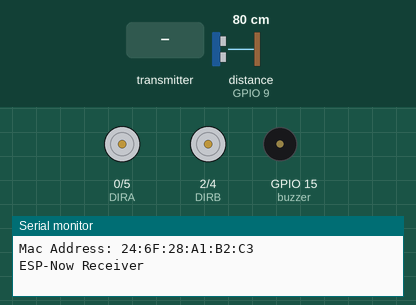
Simulated run of this sketch. Board: ESP8266 (NodeMCU). Parts: direction and speed pins drawn as motors (green arrow = direction pin HIGH = forward, orange = LOW = backward, longer = more drive), buzzer (waves = sounding), the last lines printed to the serial monitor. The test bench sets the inputs (shaded band); at power-on: distance to the obstacle (sensor on GPIO 9) 80 cm. The echo pulse lasts 58.3 µs per cm.

Above: at 1.6 s.
1.7 s: the transmitter starts sending button = 0
At 2.49 s:
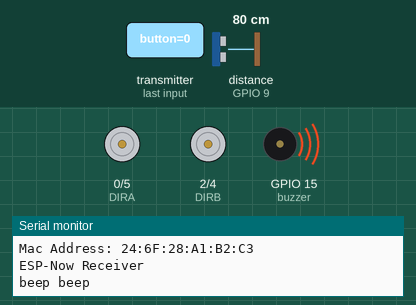
4.7 s: distance to the obstacle (sensor on GPIO 9) set to 22 cm
7.7 s: distance to the obstacle (sensor on GPIO 9) set to 18 cm
At 8.1 s:
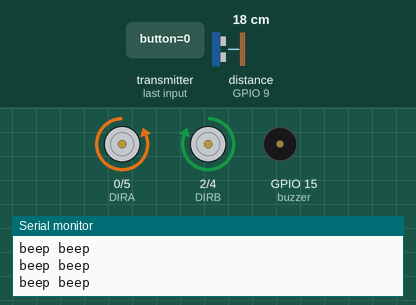
10.7 s: the transmitter starts sending valX = 0
At 11.6 s:
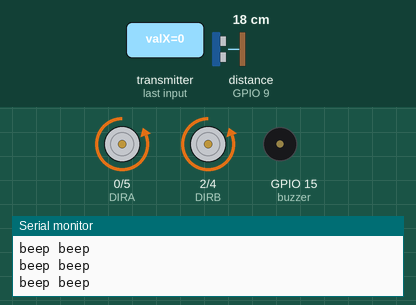
At 11.97 s:
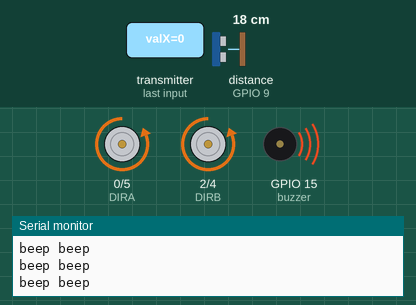
13.7 s: the transmitter starts sending valY = 0
16.7 s: the transmitter starts sending valX = 256
Timing chart, 0 to 20.7 s (numbered marks = the images above; inputs shaded):
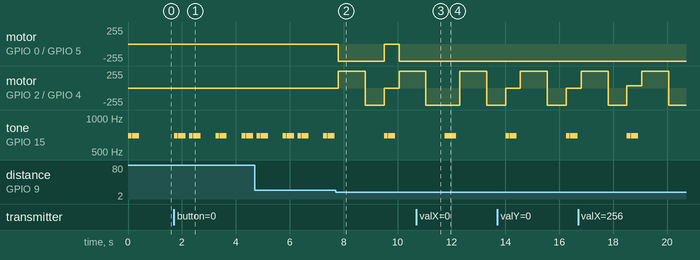

The sketch:

NodeMCUShield_HCSR04P_RCCar_Reciever.ino
```cpp
/*
    Board:  NodeMCU 1.0 (ESP-12E Module)

    Wire Motor A to left motor
    Wire Motor B to right motor
*/

#include <Arduino.h>
#include <ESP8266WiFi.h>
#include <espnow.h>
#include <Wire.h>

// Ultrasonic Sensor
#include <HCSR04.h>
// Initialize sensor to use digital pins 9 and 10.
int triggerPin = 10;
int echoPin = 9;
UltraSonicDistanceSensor distanceSensor(triggerPin, echoPin);

// Define User Types below here or use a .h file
//
#define DIRA 0  //D3
#define PWMA 5  //D1
#define DIRB 2  //D4
#define PWMB 4  //D2
#define CW 0
#define CCW 1

#define maxSpeed 255   // Max motor speed
#define deadBand 20   // Safe range to ignore round midpoint of joystick readings...
#define FORWARD 1
#define BACKWARD 2
#define LEDPIN BUILTIN_LED
// #define DEBUG

//  Global Variables
//
int dirMotorL = FORWARD;
int dirMotorR = FORWARD;
int motorSpeedL = 0;
int motorSpeedR = 0;
int speedDiff = 0;
const int valX_center = 1830;  // from testing the joystick center value
const int valY_center = 1830;
int full_range = 4095;  // full Joystick range from ESP32

typedef struct message {
  int valX;
  int valY;
  int button;
} message;

message myMessage;
bool newMessage = false;

// Define Functions below here or use other .ino or cpp files
//
void playmelody();

void onDataReceiver(uint8_t* mac, uint8_t* incomingData, uint8_t len) {
  //Serial.println("Message received.");
  newMessage = true;
  // Transform the incoming data into our message structure
  memcpy(&myMessage, incomingData, sizeof(myMessage));
}

// The setup() function runs once each time the micro-controller starts
void setup()
{
  Serial.begin(115200);

  // Setup ESPNOW
  WiFi.disconnect();
  ESP.eraseConfig();

  // Wifi STA Mode
  WiFi.mode(WIFI_STA);

  // Get Mac Add  uncomment for debug
  Serial.print("\n");
  Serial.print("Mac Address: ");
  Serial.print(WiFi.macAddress());
  Serial.println("\nESP-Now Receiver");

  // Initializing the ESP-NOW
  if (esp_now_init() != 0) {
    Serial.println("Problem during ESP-NOW init");
    return;
  }

  // Intialize ESPNow message
  myMessage.valX = valX_center;
  myMessage.valY = valY_center;
  myMessage.button = true;

  // Set ESPNow Role
  //esp_now_set_self_role(ESP_NOW_ROLE_SLAVE);
  //
  // Register the receiver callback function
  esp_now_register_recv_cb(onDataReceiver);

  // Setup Motor Sheild Pins
  pinMode(DIRA, OUTPUT);
  pinMode(PWMA, OUTPUT);
  pinMode(DIRB, OUTPUT);
  pinMode(PWMB, OUTPUT);

  // Play tone on power up
  playmelody();

  // turn on built in LED
  pinMode(LEDPIN, OUTPUT);
  digitalWrite(LEDPIN, LOW);

#ifdef DEBUG
  // plotter logo
  Serial.print(" ValY ValX Button ");
#endif // DEBUG

  //test ESPNOW messaging
  //myMessage.valY = 3000;
}

// Add the main program code into the continuous loop() function
void loop()
{
  // ultrasonic sensor
  double distance = distanceSensor.measureDistanceCm();
  // send sensor readings to serial port
  //Serial.print("Distance (cm):  "); Serial.println(distance);

  // take action if object is detected
  if (distance <= 20) {
    if (distance != -1) {  // ignore bad readings

      // move backward 1 sec
      digitalWrite(DIRA, CW);  //Left Motor CW for Reverse
      analogWrite(PWMA, maxSpeed);
      digitalWrite(DIRB, CCW);  //Right Motor CCW for Reverse
      analogWrite(PWMB, maxSpeed);
      delay(1000);

      // turn 0.7 sec
      digitalWrite(DIRA, CW);  //Left Motor CW for Reverse
      analogWrite(PWMA, maxSpeed);
      digitalWrite(DIRB, CW);  //Right Motor CCW for Reverse
      analogWrite(PWMB, maxSpeed);
      delay(700);  // adjust until ~180 turn is achieved
    }
  }

  // uncomment define DEBUG to run
#ifdef DEBUG
  if (newMessage == true) {
    Serial.print(myMessage.valY); Serial.print(" ");
    Serial.print(myMessage.valX); Serial.print(" ");
    Serial.print(myMessage.button * 1000); Serial.print("\n");
    newMessage = false;
  }
#endif // DEBUG

  // map joystick Y-axis to motor speed (deadband may not be needed since accounted for in sender)
  motorSpeedL = motorSpeedR = 0;
  if (myMessage.valY < (valY_center - deadBand)) {
    motorSpeedL = map(myMessage.valY, 0, valY_center, -maxSpeed, 0);
    motorSpeedR = motorSpeedL;
  }
  else if (myMessage.valY > (valY_center + deadBand)) {
    motorSpeedL = map(myMessage.valY, valY_center, full_range, 0, maxSpeed);
    motorSpeedR = motorSpeedL;
  }

  // determine speed difference in motors from joystick X-axis value
  speedDiff = 0;
  if (myMessage.valX < valX_center - deadBand) {
    speedDiff = map(myMessage.valX, 0, valX_center, -maxSpeed, 0);
  }
  else if (myMessage.valX > valX_center + deadBand) {
    speedDiff = map(myMessage.valX, valX_center, full_range, 0, maxSpeed);
  }

  // set Motor Speeds
  motorSpeedL += speedDiff;
  motorSpeedR -= speedDiff;

  dirMotorL = motorSpeedL < 0 ? BACKWARD : FORWARD;  //LEFT MOTOR_CH_A CCW IS FORWARD
  dirMotorR = motorSpeedR < 0 ? BACKWARD : FORWARD;  //RIGHT MOTOR_CH_B CW IS FORWARD

  // limit Motor Speeds to max value allowed
  motorSpeedL = abs(motorSpeedL);
  motorSpeedR = abs(motorSpeedR);
  if (motorSpeedL > maxSpeed) motorSpeedL = maxSpeed;
  if (motorSpeedR > maxSpeed) motorSpeedR = maxSpeed;

  // set Left motor speed & direction
  //dirMotorL == FORWARD ? M1.setmotor(_CCW, motorSpeedL) : M1.setmotor(_CW, motorSpeedL);
  if (dirMotorL == FORWARD) {
    digitalWrite(DIRA, CCW);  //Left Motor CCW for Forward
    analogWrite(PWMA, motorSpeedL);
  }
  else {
    digitalWrite(DIRA, CW);  //Left Motor CW for Reverse
    analogWrite(PWMA, motorSpeedL);
  }

  // set Right motor speed & direction
  //dirMotorR == FORWARD ? M2.setmotor(_CW, motorSpeedR) : M2.setmotor(_CCW, motorSpeedR);
  if (dirMotorR == FORWARD) {
    digitalWrite(DIRB, CW);  //Right Motor CW for Forward
    analogWrite(PWMB, motorSpeedR);
  }
  else {
    digitalWrite(DIRB, CCW);  //Right Motor CCW for Reverse
    analogWrite(PWMB, motorSpeedR);
  }

  // beep on button push
  if (myMessage.button == false) {
    playmelody();
    Serial.println("beep beep");
    myMessage.button = true;
  }

  delay(100); //update @ 20Hz

}
```

notes.ino
```cpp
/*
  Tetris theme - (Korobeiniki)
  Connect a piezo buzzer or speaker to pin 11 or select a new pin.
  More songs available at https://github.com/robsoncouto/arduino-songs

                                             Robson Couto, 2019
*/

#define NOTE_B0  31
#define NOTE_C1  33
#define NOTE_CS1 35
#define NOTE_D1  37
#define NOTE_DS1 39
#define NOTE_E1  41
#define NOTE_F1  44
#define NOTE_FS1 46
#define NOTE_G1  49
#define NOTE_GS1 52
#define NOTE_A1  55
#define NOTE_AS1 58
#define NOTE_B1  62
#define NOTE_C2  65
#define NOTE_CS2 69
#define NOTE_D2  73
#define NOTE_DS2 78
#define NOTE_E2  82
#define NOTE_F2  87
#define NOTE_FS2 93
#define NOTE_G2  98
#define NOTE_GS2 104
#define NOTE_A2  110
#define NOTE_AS2 117
#define NOTE_B2  123
#define NOTE_C3  131
#define NOTE_CS3 139
#define NOTE_D3  147
#define NOTE_DS3 156
#define NOTE_E3  165
#define NOTE_F3  175
#define NOTE_FS3 185
#define NOTE_G3  196
#define NOTE_GS3 208
#define NOTE_A3  220
#define NOTE_AS3 233
#define NOTE_B3  247
#define NOTE_C4  262
#define NOTE_CS4 277
#define NOTE_D4  294
#define NOTE_DS4 311
#define NOTE_E4  330
#define NOTE_F4  349
#define NOTE_FS4 370
#define NOTE_G4  392
#define NOTE_GS4 415
#define NOTE_A4  440
#define NOTE_AS4 466
#define NOTE_B4  494
#define NOTE_C5  523
#define NOTE_CS5 554
#define NOTE_D5  587
#define NOTE_DS5 622
#define NOTE_E5  659
#define NOTE_F5  698
#define NOTE_FS5 740
#define NOTE_G5  784
#define NOTE_GS5 831
#define NOTE_A5  880
#define NOTE_AS5 932
#define NOTE_B5  988
#define NOTE_C6  1047
#define NOTE_CS6 1109
#define NOTE_D6  1175
#define NOTE_DS6 1245
#define NOTE_E6  1319
#define NOTE_F6  1397
#define NOTE_FS6 1480
#define NOTE_G6  1568
#define NOTE_GS6 1661
#define NOTE_A6  1760
#define NOTE_AS6 1865
#define NOTE_B6  1976
#define NOTE_C7  2093
#define NOTE_CS7 2217
#define NOTE_D7  2349
#define NOTE_DS7 2489
#define NOTE_E7  2637
#define NOTE_F7  2794
#define NOTE_FS7 2960
#define NOTE_G7  3136
#define NOTE_GS7 3322
#define NOTE_A7  3520
#define NOTE_AS7 3729
#define NOTE_B7  3951
#define NOTE_C8  4186
#define NOTE_CS8 4435
#define NOTE_D8  4699
#define NOTE_DS8 4978
#define REST 0

// change this to make the song slower or faster
//int tempo=144;
int tempo = 200;

// change this to whichever pin you want to use
int buzzer = 15;

// notes of the moledy followed by the duration.
// a 4 means a quarter note, 8 an eighteenth , 16 sixteenth, so on
// !!negative numbers are used to represent dotted notes,
// so -4 means a dotted quarter note, that is, a quarter plus an eighteenth!!
int tetrismelody[] = {

    //Based on the arrangement at https://www.flutetunes.com/tunes.php?id=192

    NOTE_E5, 4,  NOTE_B4, 8,  NOTE_C5, 8,  NOTE_D5, 4,  NOTE_C5, 8,  NOTE_B4, 8,
    NOTE_A4, 4,  NOTE_A4, 8,  NOTE_C5, 8,  NOTE_E5, 4,  NOTE_D5, 8,  NOTE_C5, 8,
    NOTE_B4, -4,  NOTE_C5, 8,  NOTE_D5, 4,  NOTE_E5, 4,
    NOTE_C5, 4,  NOTE_A4, 4,  NOTE_A4, 8,  NOTE_A4, 4,  NOTE_B4, 8,  NOTE_C5, 8,

    NOTE_D5, -4,  NOTE_F5, 8,  NOTE_A5, 4,  NOTE_G5, 8,  NOTE_F5, 8,
    NOTE_E5, -4,  NOTE_C5, 8,  NOTE_E5, 4,  NOTE_D5, 8,  NOTE_C5, 8,
    NOTE_B4, 4,  NOTE_B4, 8,  NOTE_C5, 8,  NOTE_D5, 4,  NOTE_E5, 4,
    NOTE_C5, 4,  NOTE_A4, 4,  NOTE_A4, 4, REST, 4,

    NOTE_E5, 4,  NOTE_B4, 8,  NOTE_C5, 8,  NOTE_D5, 4,  NOTE_C5, 8,  NOTE_B4, 8,
    NOTE_A4, 4,  NOTE_A4, 8,  NOTE_C5, 8,  NOTE_E5, 4,  NOTE_D5, 8,  NOTE_C5, 8,
    NOTE_B4, -4,  NOTE_C5, 8,  NOTE_D5, 4,  NOTE_E5, 4,
    NOTE_C5, 4,  NOTE_A4, 4,  NOTE_A4, 8,  NOTE_A4, 4,  NOTE_B4, 8,  NOTE_C5, 8,

    NOTE_D5, -4,  NOTE_F5, 8,  NOTE_A5, 4,  NOTE_G5, 8,  NOTE_F5, 8,
    NOTE_E5, -4,  NOTE_C5, 8,  NOTE_E5, 4,  NOTE_D5, 8,  NOTE_C5, 8,
    NOTE_B4, 4,  NOTE_B4, 8,  NOTE_C5, 8,  NOTE_D5, 4,  NOTE_E5, 4,
    NOTE_C5, 4,  NOTE_A4, 4,  NOTE_A4, 4, REST, 4,


    NOTE_E5, 2,  NOTE_C5, 2,
    NOTE_D5, 2,   NOTE_B4, 2,
    NOTE_C5, 2,   NOTE_A4, 2,
    NOTE_GS4, 2,  NOTE_B4, 4,  REST, 8,
    NOTE_E5, 2,   NOTE_C5, 2,
    NOTE_D5, 2,   NOTE_B4, 2,
    NOTE_C5, 4,   NOTE_E5, 4,  NOTE_A5, 2,
    NOTE_GS5, 2,

    NOTE_E5, 4,  NOTE_B4, 8,  NOTE_C5, 8,  NOTE_D5, 4,  NOTE_C5, 8,  NOTE_B4, 8,
    NOTE_A4, 4,  NOTE_A4, 8,  NOTE_C5, 8,  NOTE_E5, 4,  NOTE_D5, 8,  NOTE_C5, 8,
    NOTE_B4, -4,  NOTE_C5, 8,  NOTE_D5, 4,  NOTE_E5, 4,
    NOTE_C5, 4,  NOTE_A4, 4,  NOTE_A4, 8,  NOTE_A4, 4,  NOTE_B4, 8,  NOTE_C5, 8,

    NOTE_D5, -4,  NOTE_F5, 8,  NOTE_A5, 4,  NOTE_G5, 8,  NOTE_F5, 8,
    NOTE_E5, -4,  NOTE_C5, 8,  NOTE_E5, 4,  NOTE_D5, 8,  NOTE_C5, 8,
    NOTE_B4, 4,  NOTE_B4, 8,  NOTE_C5, 8,  NOTE_D5, 4,  NOTE_E5, 4,
    NOTE_C5, 4,  NOTE_A4, 4,  NOTE_A4, 4, REST, 4,

};

int melody[] = {
   NOTE_F5, 8,  NOTE_F5, 4,
};

// sizeof gives the number of bytes, each int value is composed of two bytes (16 bits)
// there are two values per note (pitch and duration), so for each note there are four bytes
int notes = sizeof(melody) / sizeof(melody[0]) / 2;

// this calculates the duration of a whole note in ms (60s/tempo)*4 beats
int wholenote = (60000 * 4) / tempo;

int divider = 0, noteDuration = 0;

void playmelody() {
    // iterate over the notes of the melody.
    // Remember, the array is twice the number of notes (notes + durations)
    for (int thisNote = 0; thisNote < notes * 2; thisNote = thisNote + 2) {

        // calculates the duration of each note
        divider = melody[thisNote + 1];
        if (divider > 0) {
            // regular note, just proceed
            noteDuration = (wholenote) / divider;
        }
        else if (divider < 0) {
            // dotted notes are represented with negative durations!!
            noteDuration = (wholenote) / abs(divider);
            noteDuration *= 1.5; // increases the duration in half for dotted notes
        }

        // we only play the note for 90% of the duration, leaving 10% as a pause
        tone(buzzer, melody[thisNote], noteDuration * 0.9);

        // Wait for the specief duration before playing the next note.
        delay(noteDuration);

        // stop the waveform generation before the next note.
        noTone(buzzer);
    }
}
```

Measured:
- the behaviour switches between 21 and 20 cm on distance to the obstacle (sensor on GPIO 9) (found by bisection; images 1 and 2)
- after the input at 1.7 s, tone on GPIO 15 (buzzer): plays 698 Hz for 0.14 s, 698 Hz for 0.27 s, 698 Hz for 0.14 s, 698 Hz for 0.27 s, 698 Hz for 0.14 s, 698 Hz for 0.27 s … (8 notes in this stretch), starting at once
- after the input at 7.7 s, motor on GPIO 0 (DIRA) / GPIO 5 (PWMA): stopped → backward 255/255 after 0.10 s, → stopped 1.7 s later, → backward 255/255 0.55 s later; motor on GPIO 2 (DIRB) / GPIO 4 (PWMB): stopped → forward 255/255 after 0.10 s, → backward 255/255 1.0 s later, → stopped 0.70 s later, → forward 255/255 0.55 s later
- after the input at 10.7 s, motor on GPIO 0 (DIRA) / GPIO 5 (PWMA): stays backward 255/255 (without the input it goes to stopped after 1.1 s)
